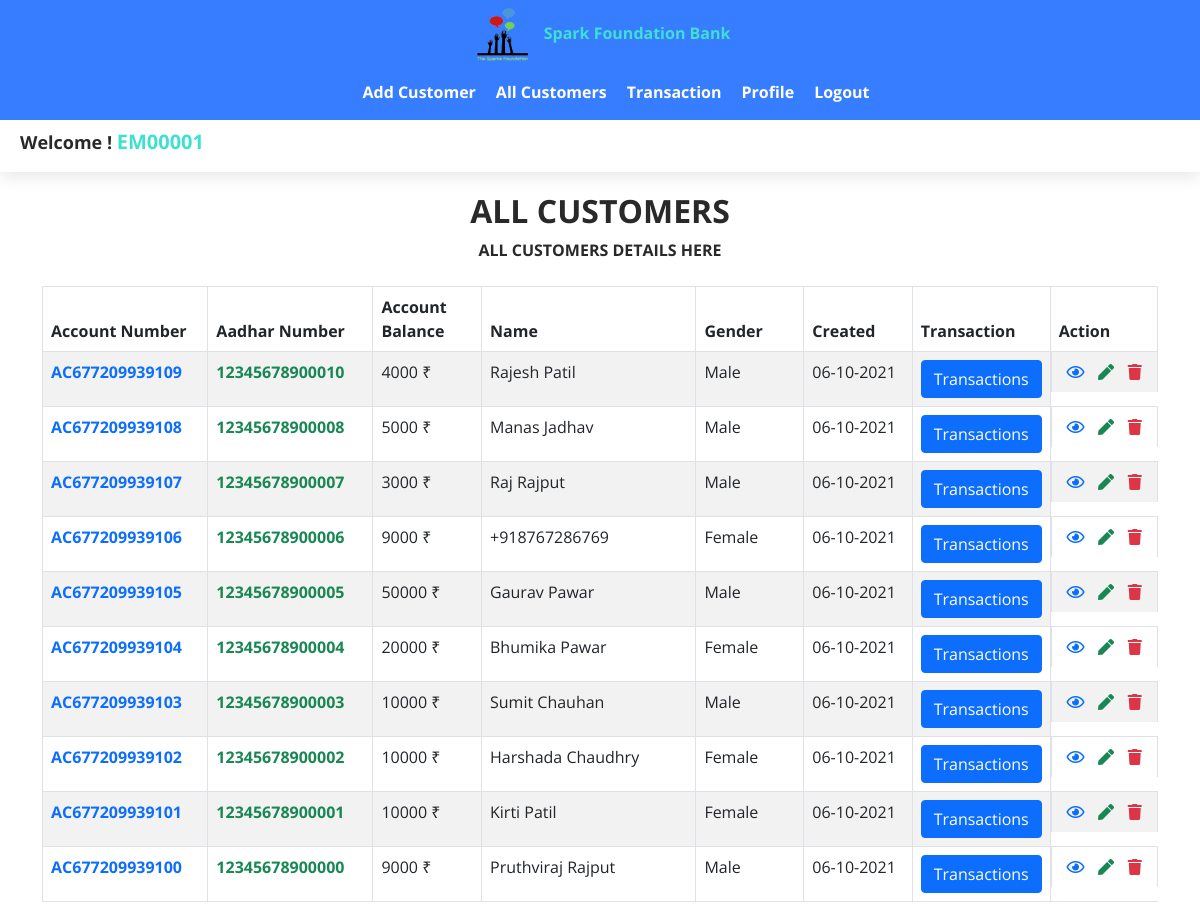
Screenshot of /pages/Customers.php?type=n (signed in) with the database file from the repository.
### tables this page shows
CREATE TABLE `customer` (
  `id` int(11) NOT NULL,
  `name` varchar(255) NOT NULL,
  `gender` varchar(255) NOT NULL,
  `birthday` varchar(255) NOT NULL,
  `email` varchar(255) NOT NULL,
  `phone_no` varchar(15) NOT NULL,
  `state` varchar(255) NOT NULL,
  `district` varchar(255) NOT NULL,
  `city` varchar(255) NOT NULL,
  `pin_code` varchar(15) NOT NULL,
  `account_no` varchar(50) NOT NULL,
  `aadhar_number` varchar(50) NOT NULL,
  `acount_balance` int(50) NOT NULL,
  `created_date` timestamp NOT NULL DEFAULT current_timestamp() ON UPDATE current_timestamp()
);

### pages/Customers.php (the view, shortened to what this page needs)
<?php
    include '../components/Navigation__Bar.php';
        $sql = mysqli_query($con,"SELECT * FROM customer ORDER BY id DESC");
?>
        <?php include '../components/User_Name.php' ?>
        <div class="container" id="display_record">
            <div class="row text-center">
                <h2>All Customers</h2>
                <p>All Customers Details Here</p>
            </div>
            <div class="table-responsive mt-2">
                <table class="table table-striped table-hover table-bordered">
                    <thead>
                        <tr>
                            <th width="15%" scope="col">Account Number</th>
                            <th width="15%" scope="col">Aadhar Number</th>
                            <th width="10%" scope="col">Account Balance</th>
                            <th width="20%" scope="col">Name</th>
                            <th width="10%" scope="col">Gender</th>
                            <th width="10%" scope="col">Created</th>
                            <th width="10%" scope="col">Transaction</th>
                            <th width="10%" scope="col">Action</th>
                        </tr>
                    </thead>
                    <tbody>
                        <?php
                            while ($row = mysqli_fetch_assoc($sql)){
                        ?>
                            <tr>
                                <th scope="row" class="text-primary"><?php echo $row['account_no']; ?></th>
                                <th scope="row" class="text-success"><?php echo  $row['aadhar_number']; ?></th>
                                <td><?php echo $row['acount_balance']?> &#8377;</td>
                                <td><?php echo $row['name']?></td>
                                <td><?php echo $row['gender']?></td>
                                <td><?php
                                        $dateStr=strtotime($row['created_date']);
                                        echo date('d-m-Y',$dateStr);
                                    ?></td>
                                <td>
                                    <a href="All__Transction__History.php?type=n&id=<?php echo $row['account_no']; ?>"><button class="btn btn-primary">Transactions</button></a>
                                </td>
                                <td class="d-flex justify-content-around">
                                    <a href="New__Customer.php?type=n&id=<?php echo $row['account_no']?>&option=view"><i class="far fa-eye text-primary"></i></a>
                                    <a href="New__Customer.php?type=n&id=<?php echo $row['account_no']?>&option=edit"><i class="fas fa-pen text-success"></i></a>
                                    <a href="?type=n&id=<?php echo $row['account_no']?>&option=delete"><i class="fas fa-trash text-danger"></i></a>
                                </td>
                            </tr>
                        <?php } ?>
                    </tbody>
                </table>
            </div>
        </div>
<?php
    include '../components/Footer.php';
?>

### components/Top.php (shortened to what this page needs)
<!DOCTYPE html>
<html lang="en">
<head>
        <link rel="stylesheet" href="https://pro.fontawesome.com/releases/v5.10.0/css/all.css"/>
        <link href="https://cdn.jsdelivr.net/npm/bootstrap@5.0.2/dist/css/bootstrap.min.css" rel="stylesheet">
        <link rel="stylesheet" href="<?php echo SITE__PATH; ?>/style/style.css">
</head>
<body>

### components/Navigation__Bar.php (shortened to what this page needs)
<?php
    include 'Top.php';
        $nav_id = 'navbar';
        if(isset($_GET['type'])){
            $type = $_GET['type'];
            if($type == 'n'){
                $nav_id = 'navbar_home';
            }
        }
?>
    <div class="container-fluid" id="<?php echo $nav_id; ?>">
        <nav class="d-flex">
            <div class="nav__brand">
                <a href="<?php echo SITE__PATH; ?>/index.php?type=home"><img src="<?php echo SITE__PATH; ?>/assets/logo.png" alt="logo"/>
                <span>Spark Foundation Bank </span></a>
            </div>
            <div class="nav__menu">
                <ul class="d-flex">
                    <?php
                       if(!isset($_SESSION['IS_LOGGIN'])){
                    ?>
                        <li>
                            <a href="<?php echo SITE__PATH; ?>/index.php">Home</a>
                        </li>
                        <li>
                            <a href="https://pruthviraj-rajput-portfolio.rf.gd">About</a>
                        </li>
                        <li>
                            <a href="<?php echo SITE__PATH; ?>/pages/Login.php?type=n">Login</a>
                        </li>
                    <?php }else {?>
                        <?php if($_SESSION['ROLE'] == 0){ ?>
                            <li>
                                <a href="<?php echo SITE__PATH; ?>/pages/Dashboard.php?type=n">Dashboard</a>
                            </li>
                            <li>
                                <a href="<?php echo SITE__PATH; ?>/pages/New__Customer.php?type=n">Add Customer</a>
                            </li>
                            <li>
                                <a href="<?php echo SITE__PATH; ?>/pages/New__Employe.php?type=n">Add Employe</a>
                            </li>
                            <li>
                                <a href="<?php echo SITE__PATH; ?>/pages/Customers.php?type=n">All Customers</a>
                            </li>
                            <li>
                                <a href="<?php echo SITE__PATH; ?>/pages/Employes_Detailes.php?type=n">All Employes</a>
                            </li>
                            <li>
                                <a href="<?php echo SITE__PATH; ?>/pages/All__Transction__History.php?type=n">All Transaction</a>
                            </li>
                            <li>
                                <a href="<?php echo SITE__PATH; ?>/pages/Transaction.php?type=n">Transaction</a>
                            </li>
                            <li>
                                <a href="<?php echo SITE__PATH; ?>/components/Logout.php">Logout</a>
                            </li>
                        <?php }else{ ?>
                            <li>
                                <a href="<?php echo SITE__PATH; ?>/pages/New__Customer.php?type=n">Add Customer</a>
                            </li>
                            <li>
                                <a href="<?php echo SITE__PATH; ?>/pages/Customers.php?type=n">All Customers</a>
                            </li>
                            <li>
                                <a href="<?php echo SITE__PATH; ?>/pages/Transaction.php?type=n">Transaction</a>
                            </li>
                            <?php
                                $euser = $_SESSION['USER_NAME'];
                                $employe_id = mysqli_fetch_assoc(mysqli_query($con,"SELECT * FROM employe WHERE employe_id = '$euser'"));
                            ?>
                            <li>
                                <a href="<?php echo SITE__PATH; ?>/pages/New__Employe.php?type=n&id=<?php echo $employe_id['id']?>&option=view">Profile</a>
                            </li>
                            <li>
                                <a href="<?php echo SITE__PATH; ?>/components/Logout.php">Logout</a>
                            </li>
                        <?php } ?>
                    <?php } ?>
                </ul>
            </div>
        </nav>
    </div>

### components/User_Name.php
<div class="container-fluid" id="user_name">
    <div class="row">
        <div class="col-12">
            <h3>Welcome ! <span><?php echo $_SESSION['USER_NAME']; ?></span></h3>
        </div>
    </div>
</div>

### components/Footer.php (shortened to what this page needs)
</body>
</html>

### style/style.css (style rules this page uses)
* { padding: 0; margin: 0; box-sizing: border-box; }
body { font-family: 'Open Sans', sans-serif; background-color: #FFFFFF; }
:root { --heading__color:#292929; --subheading__color:#007bff; --tab__bg:#377dff; --log__color:#40E0D0; --tab_nav_color:#fff; --box__shadow: 0 4px 16px rgb(0 0 0 / 10%); }
a { text-decoration: none; color: inherit; }
ul { list-style-type: none; }
#navbar_home { position: sticky; top:0; width: 100%; background-color: var(--tab__bg); }
nav { justify-content:space-between; align-items:center; }
nav .nav__brand img { width: 70px; height: 70px; object-fit: contain; }
nav .nav__brand span { font-weight:bold; color: var(--log__color); }
nav .nav__menu ul { justify-content: space-evenly; align-items: center; }
nav .nav__menu ul li { margin: 10px 10px 0px 10px; }
nav .nav__menu ul li a { font-weight:bold; color: var( --tab_nav_color); transition: all 0.3s ease-in-out; }
@media (max-width:1200px) { nav { flex-direction: column; } }
#user_name { padding:10px 20px; background-color: var(--tab_nav_color); box-shadow: var(--box__shadow); }
#user_name h3 { color:var(--heading__color); font-weight:bold; font-size:18px; }
#user_name h3 span { color:var(--log__color); font-size:20px; }
#display_record h2, #display_record p { color:var(--heading__color); font-weight:bold; text-transform:uppercase; }
#display_record { margin-top:20px; }

### rows the page displays
customer: account_no "AC677209939109", aadhar_number "12345678900010", acount_balance "4000", name "Rajesh Patil", gender "Male", created_date "06-10-2021"
customer: account_no "AC677209939108", aadhar_number "12345678900008", acount_balance "5000", name "Manas Jadhav", gender "Male", created_date "06-10-2021"
customer: account_no "AC677209939107", aadhar_number "12345678900007", acount_balance "3000", name "Raj Rajput", gender "Male", created_date "06-10-2021"
customer: account_no "AC677209939106", aadhar_number "12345678900006", acount_balance "9000", name "+918767286769", gender "Female", created_date "06-10-2021"
customer: account_no "AC677209939105", aadhar_number "12345678900005", acount_balance "50000", name "Gaurav Pawar", gender "Male", created_date "06-10-2021"
customer: account_no "AC677209939104", aadhar_number "12345678900004", acount_balance "20000", name "Bhumika Pawar", gender "Female", created_date "06-10-2021"
customer: account_no "AC677209939103", aadhar_number "12345678900003", acount_balance "10000", name "Sumit Chauhan", gender "Male", created_date "06-10-2021"
customer: account_no "AC677209939102", aadhar_number "12345678900002", acount_balance "10000", name "Harshada Chaudhry", gender "Female", created_date "06-10-2021"
customer: account_no "AC677209939101", aadhar_number "12345678900001", acount_balance "10000", name "Kirti Patil", gender "Female", created_date "06-10-2021"
customer: account_no "AC677209939100", aadhar_number "12345678900000", acount_balance "9000", name "Pruthviraj Rajput", gender "Male", created_date "06-10-2021"

### other values shown
$_SESSION['USER_NAME'] "EM00001"
